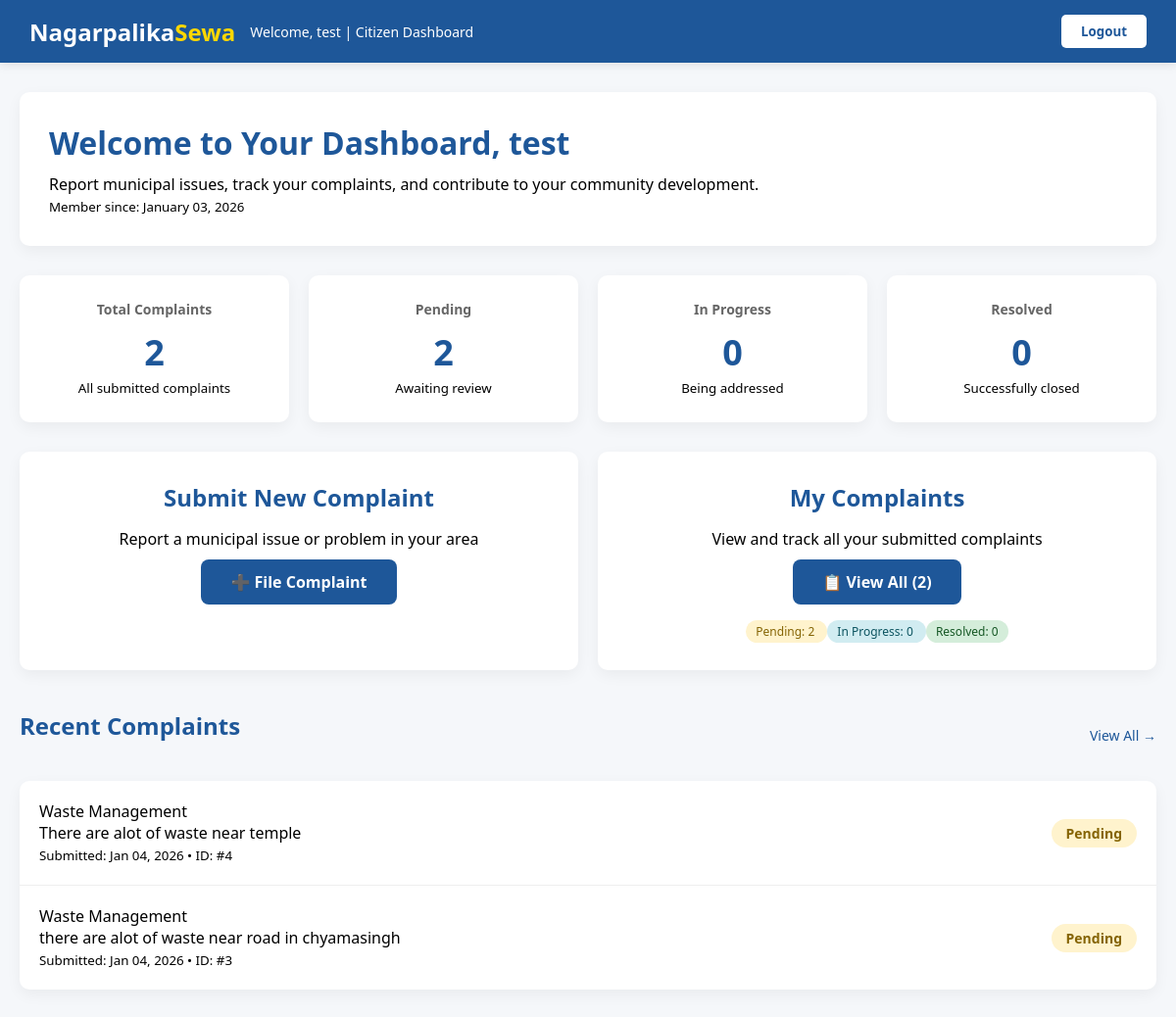
The app's page /dashboard/ (signed in), older data.
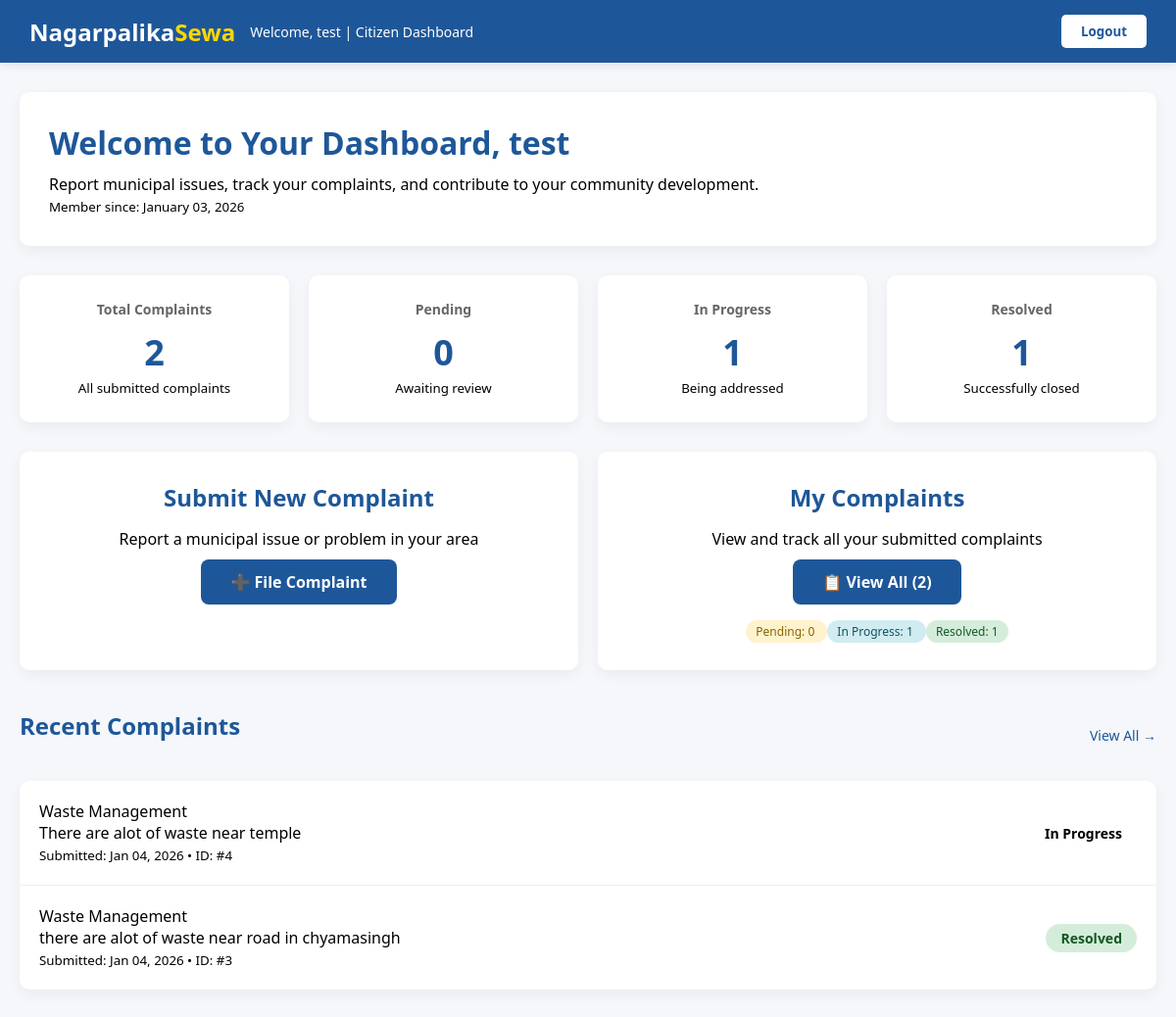
The same page, newer data.
### main/models.py (models this page shows)
class Complaint(models.Model):
    STATUS_CHOICES = [
        ('PENDING', 'Pending'),
        ('IN_PROGRESS', 'In Progress'),
        ('RESOLVED', 'Resolved'),
        ('REJECTED', 'Rejected'),
    ]
    user = models.ForeignKey(User, on_delete=models.CASCADE)
    category = models.CharField(max_length=100)
    description = models.TextField()
    image = models.ImageField(upload_to='complaints/', blank=True, null=True)
    status = models.CharField(max_length=20, choices=STATUS_CHOICES, default='PENDING')
    created_at = models.DateTimeField(auto_now_add=True)

### main/views.py (the view)
# urls.py: path('dashboard/', views.dashboard, name='dashboard'),
@login_required
def dashboard(request):
    user_complaints = Complaint.objects.filter(user=request.user)
    total_complaints = user_complaints.count()
    pending_count = user_complaints.filter(status='PENDING').count()
    in_progress_count = user_complaints.filter(status='IN_PROGRESS').count()
    resolved_count = user_complaints.filter(status='RESOLVED').count()
    rejected_count = user_complaints.filter(status='REJECTED').count()
    recent_complaints = user_complaints.order_by('-created_at')[:5]
    context = {
        'total_complaints': total_complaints,
        'pending_count': pending_count,
        'in_progress_count': in_progress_count,
        'resolved_count': resolved_count,
        'rejected_count': rejected_count,
        'recent_complaints': recent_complaints,
    }
    return render(request, 'dashboard.html', context)

### templates/dashboard.html (shortened to what the changed rows need)
{% load static %}
<!DOCTYPE html>
<html lang="en">
<head>
    <link rel="stylesheet" href="{% static '../static/dashboard.css' %}">
</head>
<body>
    <div class="container">
        <div class="welcome-section">
            <h1>Welcome to Your Dashboard, {{ request.user.username }}</h1>
        </div>
        <div class="stats-cards">
            <div class="stat-card">
                <h3>Pending</h3>
                <div class="number stat-pending">{{ pending_count|default:"0" }}</div>
                <small>Awaiting review</small>
            </div>
            <div class="stat-card">
                <h3>In Progress</h3>
                <div class="number stat-progress">{{ in_progress_count|default:"0" }}</div>
                <small>Being addressed</small>
            </div>
            <div class="stat-card">
                <h3>Resolved</h3>
                <div class="number stat-resolved">{{ resolved_count|default:"0" }}</div>
                <small>Successfully closed</small>
            </div>
        </div>
        <div class="actions">
            <div class="action-card">
                <h2>Submit New Complaint</h2>
            </div>
            <div class="action-card">
                <h2>My Complaints</h2>
                {% if total_complaints > 0 %}
                <div class="quick-stats" style="margin-top: 15px;">
                    <a href="{% url 'my_complaint' %}?status=PENDING" style="font-size: 12px; padding: 3px 10px; background: #fff3cd; color: #856404; border-radius: 15px; text-decoration: none;">
                        Pending: {{ pending_count|default:"0" }}
                    </a>
                    <a href="{% url 'my_complaint' %}?status=IN_PROGRESS" style="font-size: 12px; padding: 3px 10px; background: #d1ecf1; color: #0c5460; border-radius: 15px; text-decoration: none;">
                        In Progress: {{ in_progress_count|default:"0" }}
                    </a>
                    <a href="{% url 'my_complaint' %}?status=RESOLVED" style="font-size: 12px; padding: 3px 10px; background: #d4edda; color: #155724; border-radius: 15px; text-decoration: none;">
                        Resolved: {{ resolved_count|default:"0" }}
                    </a>
                </div>
                {% endif %}
            </div>
        </div>
        <div class="recent-complaints">
            <div style="display: flex; justify-content: space-between; align-items: center; margin-bottom: 20px;">
                <h2>Recent Complaints</h2>
            </div>
            {% if recent_complaints %}
                <div class="complaints-list">
                    {% for complaint in recent_complaints %}
                    <div class="complaint-item">
                        <div>
                            <span class="complaint-category">{{ complaint.category }}</span>
                            <p class="complaint-description">{{ complaint.description|truncatechars:100 }}</p>
                            <small class="complaint-date">
                                Submitted: {{ complaint.created_at|date:"M d, Y" }} •
                                ID: #{{ complaint.id }}
                            </small>
                        </div>
                        <span class="status {{ complaint.status|lower|slugify }}">
                            {{ complaint.get_status_display }}
                        </span>
                    </div>
                    {% endfor %}
                </div>
            {% endif %}
        </div>
    </div>
</body>
</html>

Row changes from the older to the newer data that the page shows:
changed Complaint "There are alot of waste near temple": status "Pending" → "In Progress"
changed Complaint "there are alot of waste near road in chyamasingh": status "Pending" → "Resolved"
Text that changed along with them:
{{ pending_count|default:"0" }}: "2" → "0"
{{ in_progress_count|default:"0" }}: "0" → "1"
{{ resolved_count|default:"0" }}: "0" → "1"
